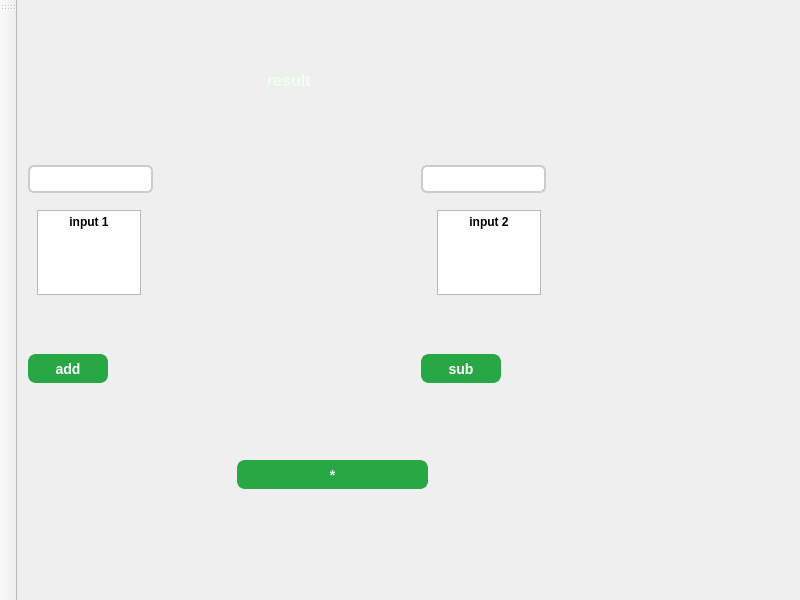
<?xml version="1.0" encoding="UTF-8"?>
<ui version="4.0">
 <class>MainWindow</class>
 <widget class="QMainWindow" name="MainWindow">
  <property name="geometry">
   <rect>
    <x>0</x>
    <y>0</y>
    <width>800</width>
    <height>600</height>
   </rect>
  </property>
  <property name="maximumSize">
   <size>
    <width>800</width>
    <height>600</height>
   </size>
  </property>
  <property name="windowTitle">
   <string>MainWindow</string>
  </property>
  <property name="styleSheet">
   <string notr="true">QPushButton {
    background-color: #28a745;
    color: white;
    border: 2px solid #28a745;
    border-radius: 8px;
    padding: 6px 14px;
    font-weight: bold;
    font-size: 14px;
}

QPushButton:hover {
    background-color: #218838;
    border: 2px solid #1e7e34;
}

QPushButton:pressed {
    background-color: #1e7e34;
    border: 2px solid #1c7430;
}

QLineEdit {
    border: 2px solid #cccccc;
    border-radius: 6px;
    padding: 4px 8px;
    font-size: 14px;
    background-color: #ffffff;
    color: black;
}

QLineEdit:focus {
    border: 2px solid #28a745;
    background-color: #f0fff0;
}

QLabel {
    font-size: 16px;
    font-weight: bold;
    color: #f0fff0;
}
QLabel:focus {
    background-color: #218838;
    border: 2px solid #1e7e34;
}</string>
  </property>
  <widget class="QWidget" name="centralwidget">
   <widget class="QLineEdit" name="ip1">
    <property name="geometry">
     <rect>
      <x>11</x>
      <y>165</y>
      <width>125</width>
      <height>28</height>
     </rect>
    </property>
    <property name="text">
     <string/>
    </property>
   </widget>
   <widget class="QLineEdit" name="ip2">
    <property name="geometry">
     <rect>
      <x>404</x>
      <y>165</y>
      <width>125</width>
      <height>28</height>
     </rect>
    </property>
    <property name="text">
     <string/>
    </property>
   </widget>
   <widget class="QPushButton" name="b_add">
    <property name="geometry">
     <rect>
      <x>11</x>
      <y>354</y>
      <width>80</width>
      <height>29</height>
     </rect>
    </property>
    <property name="text">
     <string>add</string>
    </property>
   </widget>
   <widget class="QPushButton" name="b_sub">
    <property name="geometry">
     <rect>
      <x>404</x>
      <y>354</y>
      <width>80</width>
      <height>29</height>
     </rect>
    </property>
    <property name="text">
     <string>sub</string>
    </property>
   </widget>
   <widget class="QLabel" name="out">
    <property name="geometry">
     <rect>
      <x>250</x>
      <y>60</y>
      <width>171</width>
      <height>41</height>
     </rect>
    </property>
    <property name="text">
     <string>result</string>
    </property>
   </widget>
   <widget class="QTextEdit" name="textEdit">
    <property name="geometry">
     <rect>
      <x>20</x>
      <y>210</y>
      <width>104</width>
      <height>85</height>
     </rect>
    </property>
    <property name="html">
     <string>&lt;!DOCTYPE HTML PUBLIC &quot;-//W3C//DTD HTML 4.0//EN&quot; &quot;http://www.w3.org/TR/REC-html40/strict.dtd&quot;&gt;
&lt;html&gt;&lt;head&gt;&lt;meta name=&quot;qrichtext&quot; content=&quot;1&quot; /&gt;&lt;meta charset=&quot;utf-8&quot; /&gt;&lt;style type=&quot;text/css&quot;&gt;
p, li { white-space: pre-wrap; }
hr { height: 1px; border-width: 0; }
li.unchecked::marker { content: &quot;\2610&quot;; }
li.checked::marker { content: &quot;\2612&quot;; }
&lt;/style&gt;&lt;/head&gt;&lt;body style=&quot; font-family:'Segoe UI'; font-size:9pt; font-weight:400; font-style:normal;&quot;&gt;
&lt;p align=&quot;center&quot; style=&quot; margin-top:0px; margin-bottom:0px; margin-left:0px; margin-right:0px; -qt-block-indent:0; text-indent:0px;&quot;&gt;&lt;span style=&quot; font-weight:700;&quot;&gt;input 1&lt;/span&gt;&lt;/p&gt;&lt;/body&gt;&lt;/html&gt;</string>
    </property>
   </widget>
   <widget class="QTextEdit" name="textEdit_2">
    <property name="geometry">
     <rect>
      <x>420</x>
      <y>210</y>
      <width>104</width>
      <height>85</height>
     </rect>
    </property>
    <property name="html">
     <string>&lt;!DOCTYPE HTML PUBLIC &quot;-//W3C//DTD HTML 4.0//EN&quot; &quot;http://www.w3.org/TR/REC-html40/strict.dtd&quot;&gt;
&lt;html&gt;&lt;head&gt;&lt;meta name=&quot;qrichtext&quot; content=&quot;1&quot; /&gt;&lt;meta charset=&quot;utf-8&quot; /&gt;&lt;style type=&quot;text/css&quot;&gt;
p, li { white-space: pre-wrap; }
hr { height: 1px; border-width: 0; }
li.unchecked::marker { content: &quot;\2610&quot;; }
li.checked::marker { content: &quot;\2612&quot;; }
&lt;/style&gt;&lt;/head&gt;&lt;body style=&quot; font-family:'Segoe UI'; font-size:9pt; font-weight:400; font-style:normal;&quot;&gt;
&lt;p align=&quot;center&quot; style=&quot; margin-top:0px; margin-bottom:0px; margin-left:0px; margin-right:0px; -qt-block-indent:0; text-indent:0px;&quot;&gt;&lt;span style=&quot; font-weight:700;&quot;&gt;input 2&lt;/span&gt;&lt;/p&gt;&lt;/body&gt;&lt;/html&gt;</string>
    </property>
   </widget>
   <widget class="QPushButton" name="b_mul">
    <property name="geometry">
     <rect>
      <x>220</x>
      <y>460</y>
      <width>191</width>
      <height>29</height>
     </rect>
    </property>
    <property name="text">
     <string>*</string>
    </property>
   </widget>
  </widget>
  <widget class="QMenuBar" name="menubar">
   <property name="geometry">
    <rect>
     <x>0</x>
     <y>0</y>
     <width>800</width>
     <height>25</height>
    </rect>
   </property>
  </widget>
  <widget class="QToolBar" name="toolBar">
   <property name="windowTitle">
    <string>toolBar</string>
   </property>
   <attribute name="toolBarArea">
    <enum>LeftToolBarArea</enum>
   </attribute>
   <attribute name="toolBarBreak">
    <bool>false</bool>
   </attribute>
  </widget>
 </widget>
 <resources/>
 <connections/>
</ui>
